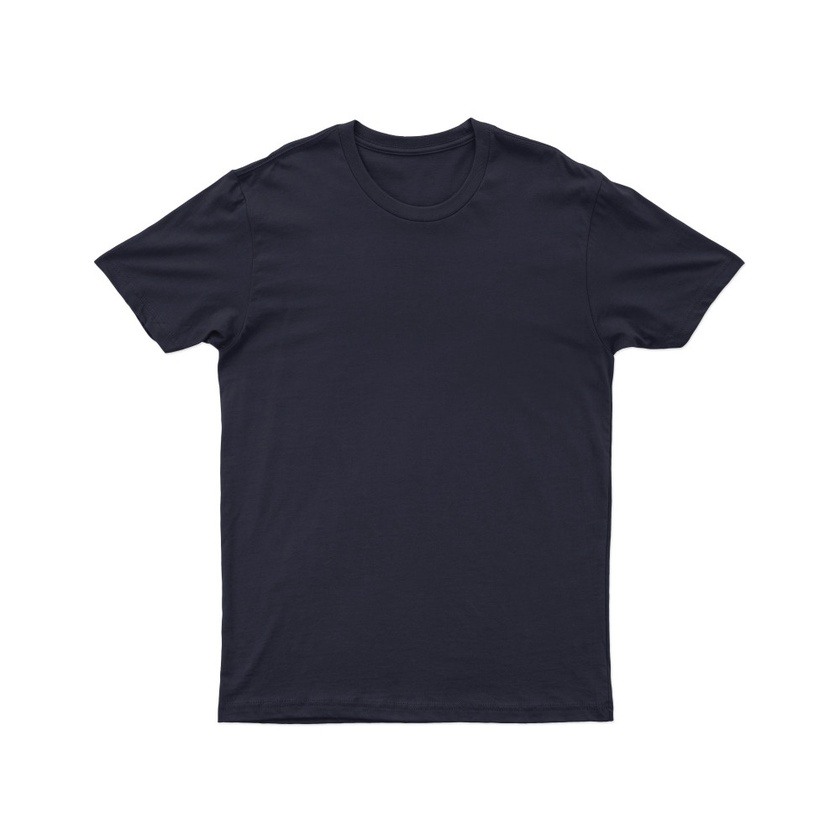
#> input picture VTON Project/tshirt.jpg, 840 x 840 px, shrunk from 1000 x 1000 before the run
$ python 3d.py
#> lines starting #> are read from the running program, lines starting #| are printed output that depends on the picture
import cv2
import numpy as np

img = cv2.imread("tshirt.jpg")
#> img is the input picture: shape (840, 840, 3); mean B, G, R 182.3, 177.8, 177.9
if img is None:
    raise FileNotFoundError("image.jpg not found.")

gray = cv2.cvtColor(img, cv2.COLOR_BGR2GRAY)

# Depth using lightweight stereo trick
shift_pixels = 8
shifted = np.roll(gray, shift_pixels, axis=1)
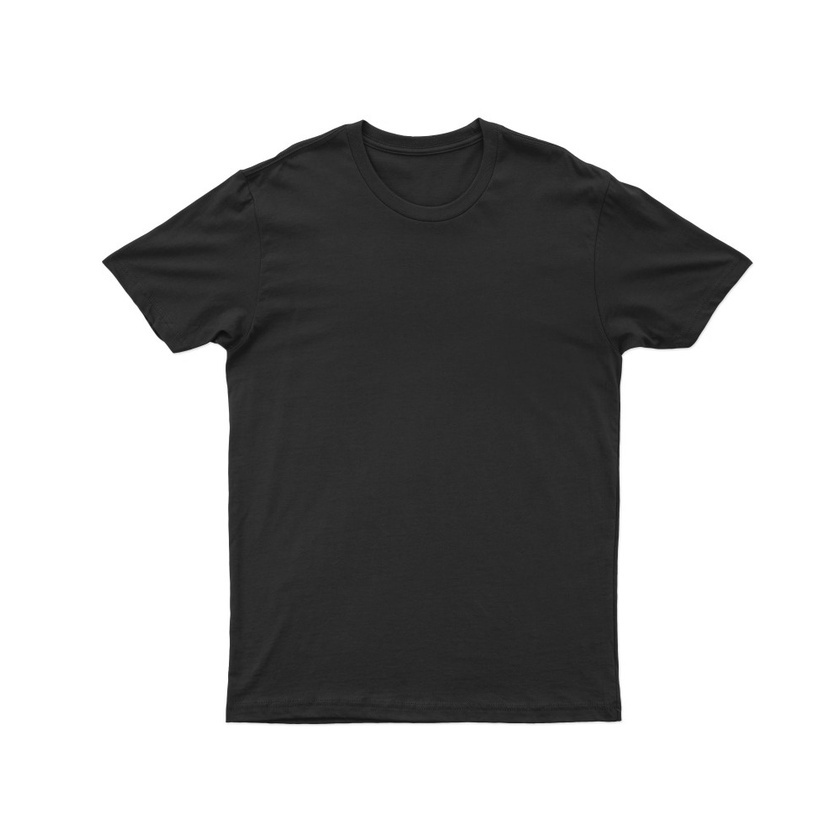
#> shifted: shape (840, 840); min 8, max 255, mean 178.3

stereo = cv2.StereoBM_create(numDisparities=128, blockSize=15)
depth = stereo.compute(gray, shifted).astype(np.float32)
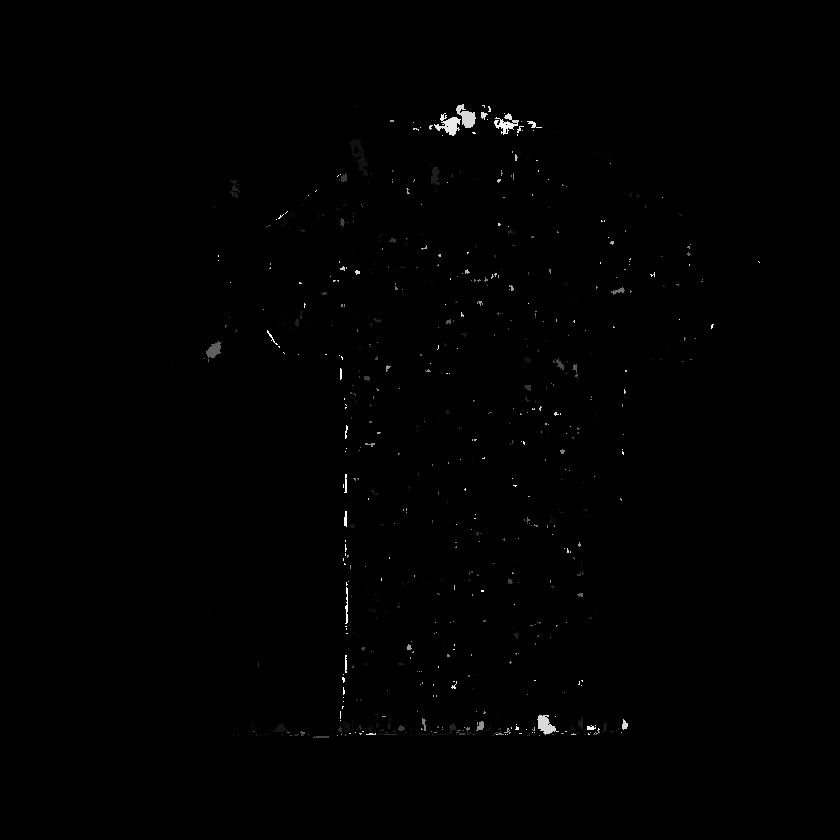
#> depth: shape (840, 840) float32; min -16, max 2032, mean -8.3; drawn with min black and max white

depth_norm = cv2.normalize(depth, None, 0, 255, cv2.NORM_MINMAX)
depth_norm = depth_norm.astype(np.uint8)

h, w = gray.shape
#> h = 840; w = 840
anaglyph = np.zeros_like(img)

# BOOST DEPTH × 5
depth_norm = (depth_norm.astype(np.float32) * 5).clip(0, 255).astype(np.uint8)

for y in range(h):
    for x in range(w):
        shift_amt = int((depth_norm[y, x] / 255.0) * 25)  # Stronger shift (25 px)
        new_x = max(0, x - shift_amt)

        anaglyph[y, x, 2] = img[y, new_x, 2]  # Red (shifted)
        anaglyph[y, x, 1] = img[y, x, 1]      # Green
        anaglyph[y, x, 0] = img[y, x, 0]      # Blue

cv2.imwrite("3d_image_strong.png", anaglyph)
print("Saved: 3d_image_strong.png")
